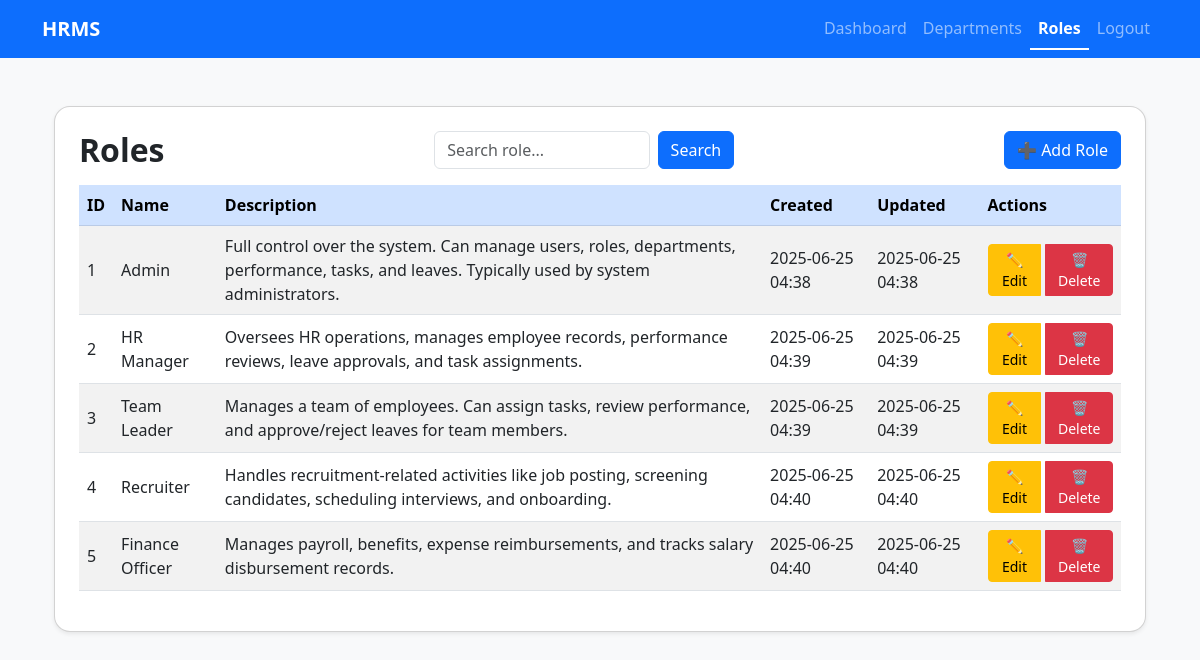
The page /departments/roles/ (signed in) on the database its author committed.
### departments/models.py (models this page shows, shortened)
class Role(models.Model):
    role_id = models.AutoField(primary_key=True)
    role_name = models.CharField(max_length=100, unique=True)
    description = models.CharField(max_length=200, blank=True, null=True)
    created_at = models.DateTimeField(auto_now_add=True)
    updated_at = models.DateTimeField(auto_now=True)

### departments/views.py (the view)
# urls.py: path('roles/', views.role_list, name='role_list'),
def role_list(request):
    query = request.GET.get('q')
    if query:
        roles = Role.objects.filter(role_name__icontains=query)
    else:
        roles = Role.objects.all()
    return render(request, 'departments/role_list.html', {'roles': roles, 'query': query})

### templates/departments/role_list.html (shortened to what this page needs)
{% extends 'departments/base.html' %}
{% block content %}
<div class="container my-5">
    <div class="card shadow-sm rounded-4 p-4">
        <div class="d-flex justify-content-between align-items-center mb-3">
            <h2 class="fw-bold mb-0">Roles</h2>
            <form method="GET" class="d-flex" style="max-width: 300px;">
                <input type="text" name="q" class="form-control me-2" placeholder="Search role..." value="{{ query|default:'' }}">
                <button type="submit" class="btn btn-primary">Search</button>
            </form>
            <a href="{% url 'role_add' %}" class="btn btn-primary">
                ➕ Add Role
            </a>
        </div>
        <div class="table-responsive">
            <table class="table table-hover table-striped align-middle">
                <thead class="table-primary">
                    <tr>
                        <th>ID</th>
                        <th>Name</th>
                        <th>Description</th>
                        <th>Created</th>
                        <th>Updated</th>
                        <th>Actions</th>
                    </tr>
                </thead>
                <tbody>
                    {% for role in roles %}
                    <tr>
                        <td>{{ role.role_id }}</td>
                        <td>{{ role.role_name }}</td>
                        <td>{{ role.description }}</td>
                        <td>{{ role.created_at|date:"Y-m-d H:i" }}</td>
                        <td>{{ role.updated_at|date:"Y-m-d H:i" }}</td>
                        <td>
                            <div class="btn-group" role="group">
                                <a href="{% url 'role_edit' role.role_id %}" class="btn btn-warning btn-sm">✏️ Edit</a>
                                <a href="{% url 'role_delete' role.role_id %}" class="btn btn-danger btn-sm ms-1">🗑️ Delete</a>
                            </div>
                        </td>
                    </tr>
                    {% empty %}
                    <tr>
                        <td colspan="6" class="text-center text-muted">No roles found.</td>
                    </tr>
                    {% endfor %}
                </tbody>
            </table>
        </div>
    </div>
</div>
{% endblock %}

### templates/departments/base.html (style rules this page uses)
body { background-color: #f8f9fa; }

### rows shown on the page
Role: role_id "1", role_name "Admin", description "Full control over the system. Can manage users, roles, departments, performance, tasks, and leaves. Typically used by system administrators.", created_at "2025-06-25 04:38", updated_at "2025-06-25 04:38"
Role: role_id "2", role_name "HR Manager", description "Oversees HR operations, manages employee records, performance reviews, leave approvals, and task assignments.", created_at "2025-06-25 04:39", updated_at "2025-06-25 04:39"
Role: role_id "3", role_name "Team Leader", description "Manages a team of employees. Can assign tasks, review performance, and approve/reject leaves for team members.", created_at "2025-06-25 04:39", updated_at "2025-06-25 04:39"
Role: role_id "4", role_name "Recruiter", description "Handles recruitment-related activities like job posting, screening candidates, scheduling interviews, and onboarding.", created_at "2025-06-25 04:40", updated_at "2025-06-25 04:40"
Role: role_id "5", role_name "Finance Officer", description "Manages payroll, benefits, expense reimbursements, and tracks salary disbursement records.", created_at "2025-06-25 04:40", updated_at "2025-06-25 04:40"
